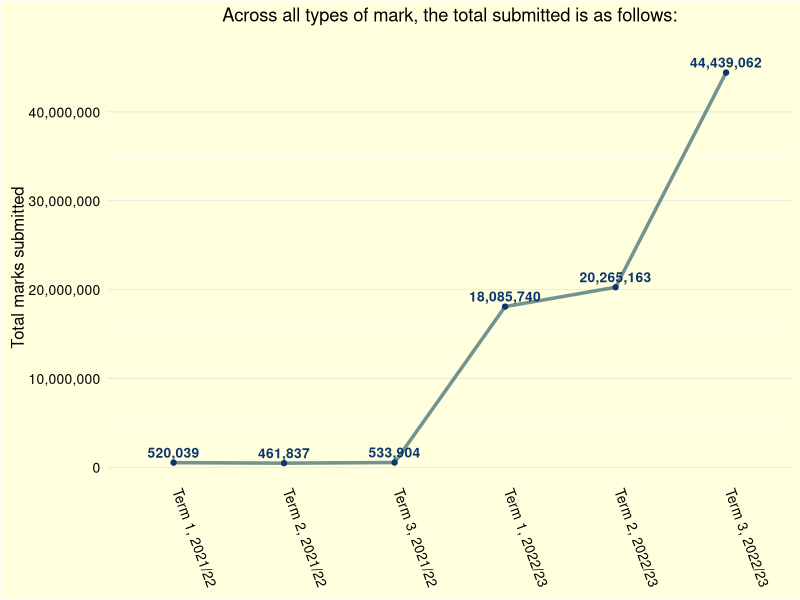
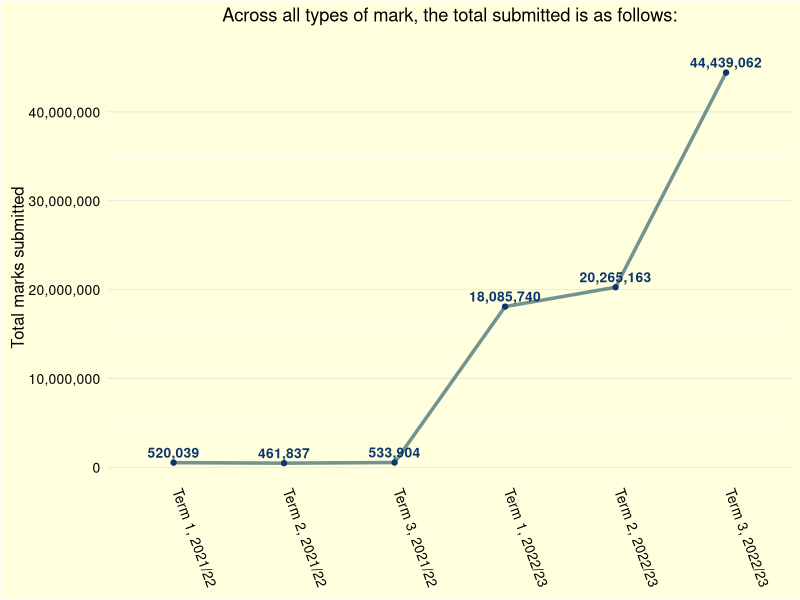

These figures' R source, in order:
library(tidyverse)
library(scales)

df <- tibble(y = c(520039,461837,533904,18085740,20265163,44439062),
             x = factor(c("Term 1, 2021/22","Term 2, 2021/22","Term 3, 2021/22",
                     "Term 1, 2022/23","Term 2, 2022/23","Term 3, 2022/23"),
                     levels = c("Term 1, 2021/22","Term 2, 2021/22","Term 3, 2021/22",
                                "Term 1, 2022/23","Term 2, 2022/23","Term 3, 2022/23")))
typeof(df$y) 
typeof(df$x)

Light_grey <- c("#FFFFDD") #Light grey for the background
Blue <- c("#279EFF") #Blue
Light_blue <- c("#9DC3E5") #Light blue
Dark_blue <- c("#0C356A") #Dark blue
Green <- c("#016A70") #Green
yellow_green <- c("#D2DE32") #yellow green
Dark_green <- c("#A2C579") #Dark green
dark_greenish <- c("#164B60")

title_prep <- "Across all types of mark, the total submitted is as follows:\n"
ggplot(data = df, aes(x = x, y = y,group = 1 )) +
  geom_line(color=dark_greenish,size = 1.2,alpha=.6)+
  geom_point(color=Dark_blue)+
  geom_text(aes(label=comma(y)), vjust=-0.5, color=Dark_blue,
                        position = position_dodge(0), size=3.5, fontface = "bold") + 
  ylab("Total marks submitted")+
  ggtitle(title_prep)+
  theme(plot.title = element_text(hjust = 0.5)) +
  theme(
    plot.background = element_rect(fill = c(Light_grey)),
    panel.background = element_rect(fill = c(Light_grey)),
    #remove y axis labels
    axis.ticks.y = element_blank(),
    axis.ticks.x = element_blank(),#remove y axis ticks
    # remove the vertical grid lines
    panel.grid.major.x = element_blank() ,
    # explicitly set the horizontal lines (or they will disappear too)
    panel.grid.major.y = element_line( size=.1, color=Light_blue ) 
  ) +
  
  theme(axis.text.x = element_text(colour = 'black', angle = -70,
                                   size = 10, hjust = -0.1, vjust = 
                                     0.5),axis.title.x=element_blank())+ 
  theme(strip.text.y = element_text(size = 11, hjust = 0.5,
                                    vjust = 0.5, face = 'bold'))+
  theme(axis.text.y = element_text(colour = 'black', size = 10),
        axis.title.y = element_text(size = 12,
                                    hjust = 0.5, vjust = 0.2))+
  scale_y_continuous(labels = scales::label_comma())

ggsave("visuals/marks_sub.png")
  